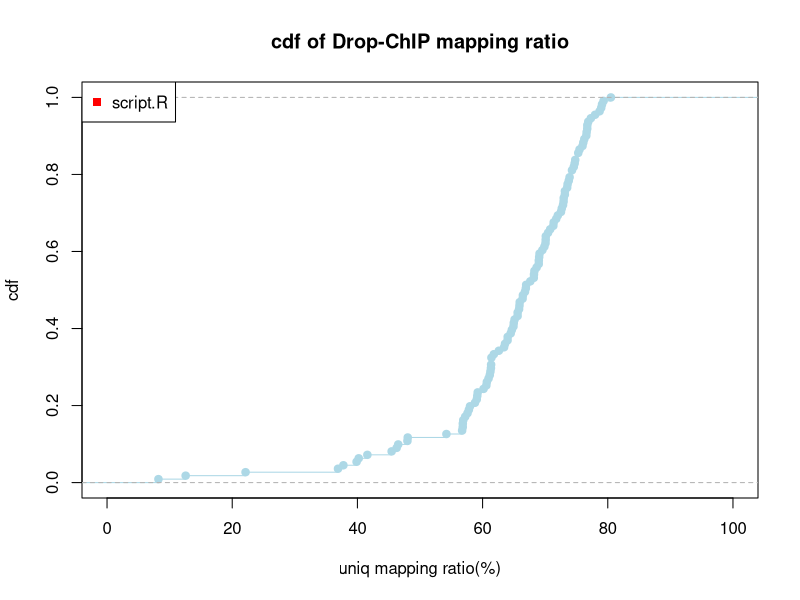

The R source for this figure:
a<-commandArgs(T)
mapping_ratio <- a[1]
outname <- a[2]

uniq_mapping_ratio <- c(37.76,36.90,69.87,68.28,71.30,71.76,66.96,63.43,73.51,75.28,79.08,68.63,66.39,73.58,65.93,70.08,69.04,68.18,74.28,65.83,63.58,66.77,70.80,74.80,72.85,76.88,74.71,75.28,74.28,72.52,68.98,70.05,72.96,76.72,76.57,71.36,80.50,77.97,79.33,78.69,76.73,73.77,72.02,72.65,78.95,75.96,76.09,76.25,73.15,73.14,72.94,74.57,75.49,76.62,73.90,77.30,67.62,68.97,63.99,64.49,65.11,8.21,61.41,64.93,70.46,57.59,66.91,47.99,12.56,61.36,69.10,68.21,65.60,61.33,59.15,48.04,45.47,46.52,64.01,65.89,46.27,56.84,60.68,57.81,60.60,59.22,61.15,56.91,64.67,64.98,70.10,57.22,59.07,69.55,56.83,62.60,58.78,61.25,22.13,40.21,41.59,39.87,61.41,60.95,56.73,54.22,57.99,66.44,60.15,65.59,61.80)
pdf(paste(outname,"cdf.DropChIP.mapping.ratio.pdf",sep=""),width=7,height=5)
plot(ecdf(uniq_mapping_ratio),col='lightblue',xlab='uniq mapping ratio(%)',main='cdf of Drop-ChIP mapping ratio',ylab='cdf',xlim=c(0,100))
abline(v=mapping_ratio,col="red")
legend("topleft",outname,col="red",pch=15)
dev.off()